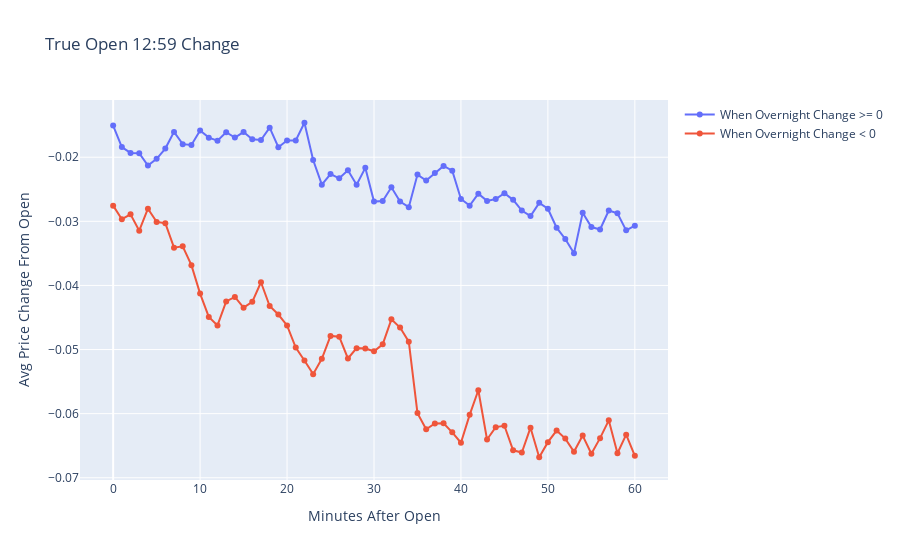
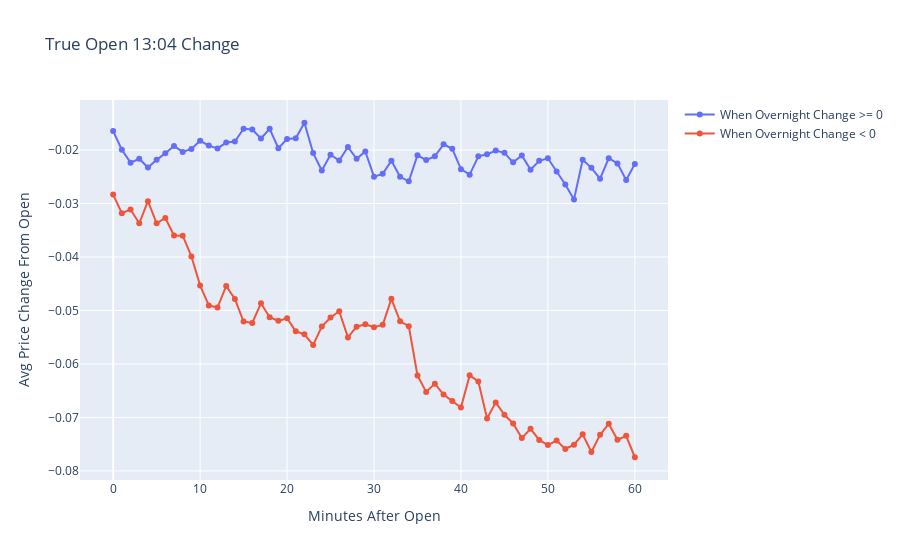
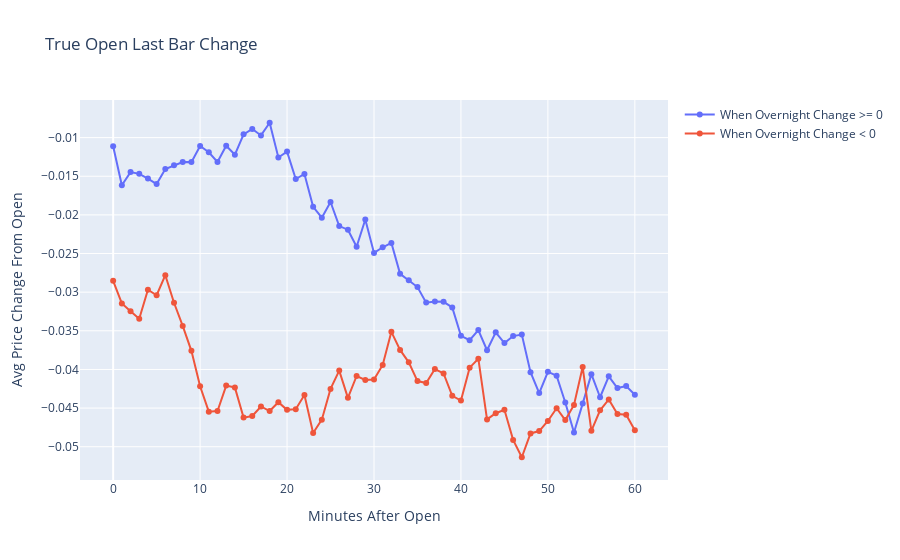
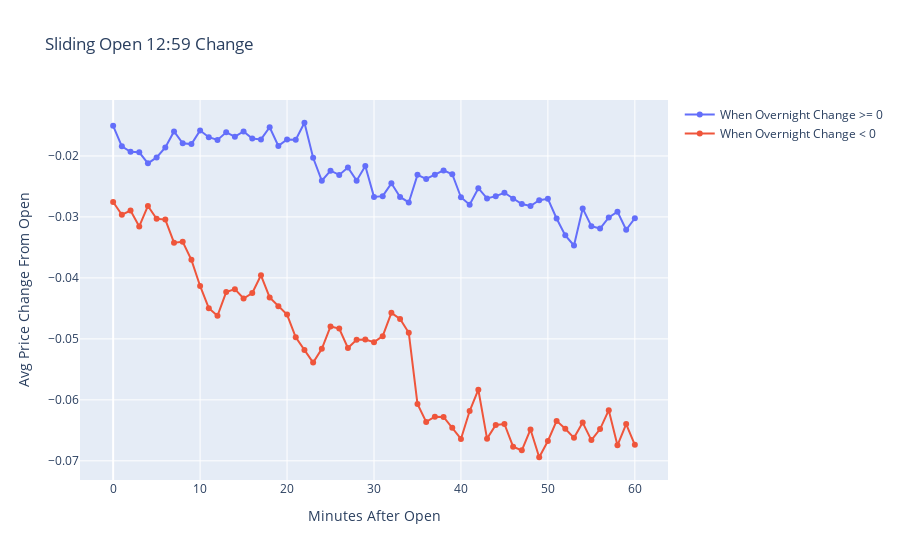

Notebook cell for these charts, in order:
### Markdown cell above
Show the figures

### Code cell
figures = [fig1, fig2, fig3, fig4, fig5, fig6]
for fig in figures:
  fig.show()
